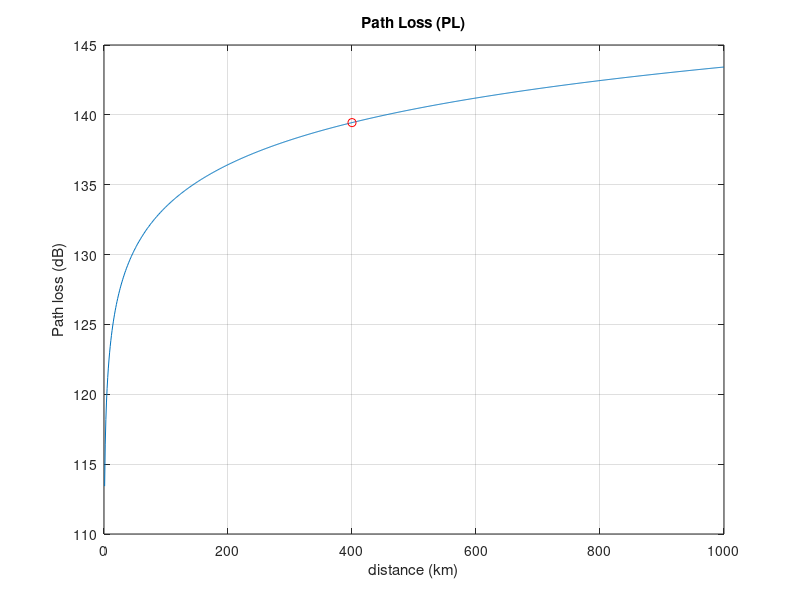
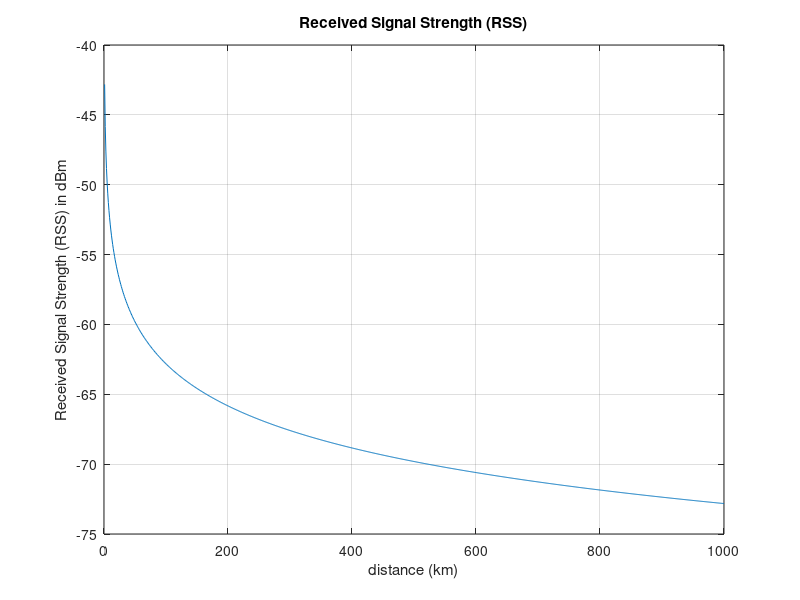
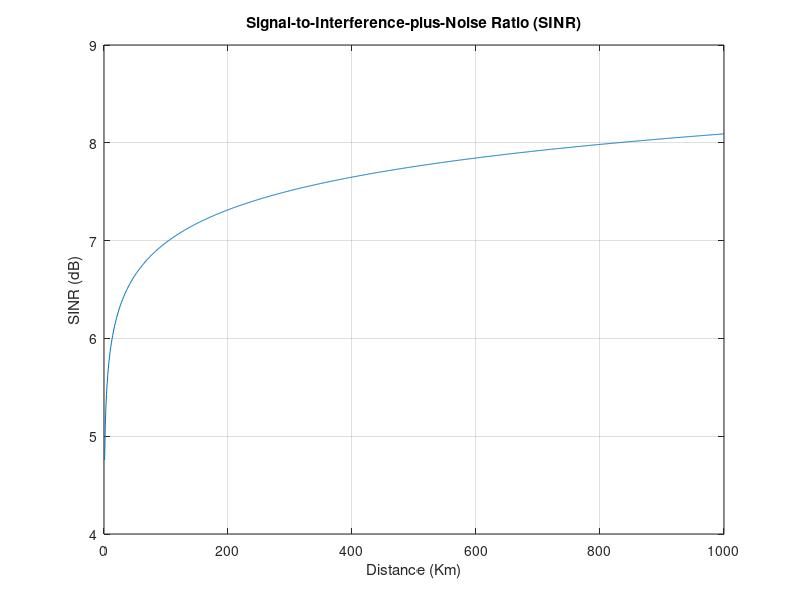
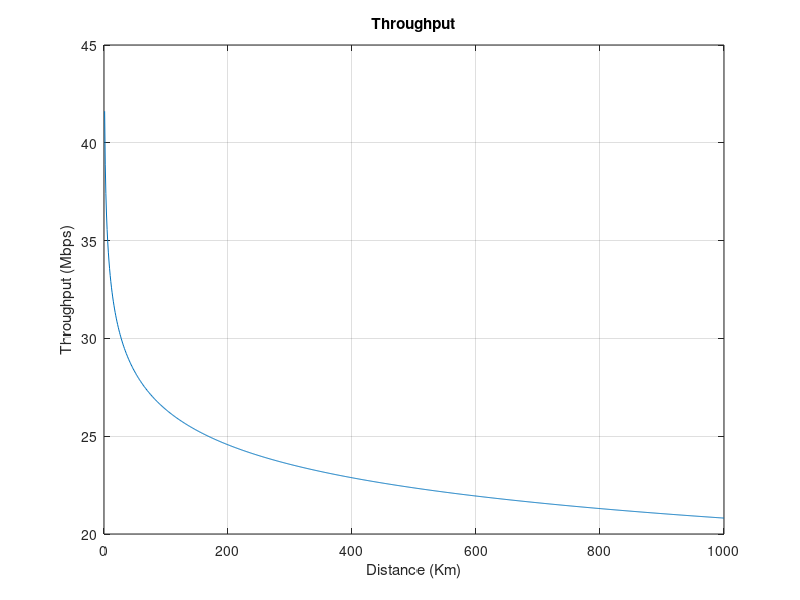

The MATLAB source for these figures, in order:
d=400;                                      
f=28;                                
h_t= 400;
h_r= 0.5;
gt=17;                                    
gr=15; 
L=3;
Gdt=6;
Gdr=3;
G=32;
%segma_g = 0.01;%موصلية الارض
%alpha_0 = 8.854 *10^(-12); %معامل الفراغ
f_c =28;

D=linspace(1,1000,1000);

PL_ref = 20*log10(d) + 20*log10(f) + 10*log10(D) + 32.44; %Pathloss refrence 

F_antenna =20*log10(h_t) + 20*log10(h_r) - 44.49;

%F_antenna= 20*log10(1 + (h_t*h_r / d ^ 2) ^ 2);قانون ثاني 

F_diff = 10*log10(1 + (h_t*h_r / d ^ 2) ^ 2);

%F_ground = 20*log10(1-(segma_g/alpha_0*f_c)^ 0.5);

PL_total = PL_ref + F_antenna + F_diff  ;

plot(D,PL_ref)
xlabel('distance (km)' )
ylabel('Path loss (dB)')
title('Path Loss (PL)');
grid on
red_point_distance = 400;
red_point_PL_ref = 20*log10(d) + 20*log10(f)+ 10*log10(red_point_distance) + 32.44;
hold on
plot(red_point_distance, red_point_PL_ref, 'ro'); 
hold off

%Calculate Rss [dBm]
Pt = 40; % Transmitted power in watts
RSS=10 * log10(Pt) + 10 * log10(G * (h_t)) + 10 * log10(G * (h_r))- (PL_total - L) ;
%RSS=10*log10( Pt +PL_total + gt - gr);
%RSS =10*log10( Pt-PL_total+gr*(h_r)+gt*(h_t)-L);  %افضل قانون من ناحية مخرجات الرسمة واتجاة السهم 
%RSS=10*log10(Pt)+10*log10(h_t)+10*log10(h_r)-(PL_total)-L;
figure;
plot(D,RSS)
xlabel('distance (km)');
ylabel('Received Signal Strength (RSS) in dBm');
title('Received Signal Strength (RSS)');
grid on;

     
%Calculate SINR [dBm] 
N=6; %defult value 
IP=3;%defult value
SINR=(-RSS/(N+IP));
D=linspace(1,1000,1000);
figure;
plot(D, SINR)
title('Signal-to-Interference-plus-Noise Ratio (SINR)');
xlabel('Distance (Km)');
ylabel('SINR (dB)');
grid on;

%Calculate Throughput [dBm]
B=10;
efc=0.7;
M=4;
R_C=2;
D=linspace(1,1000,1000);
Throughput=B*10*log2(1+(10.^(-SINR/10)));
%Throughput= B * efc * log2(1 + abs(SINR)/(N + IP)) * R_C;
%Throughput=( B *log2(1 + SINR/N));
%Throughput=(B*efc*log2(1+SINR));
%Throughput=10*log10 (B *efc* log2(M) * R_C);
figure;
plot(D, Throughput)
title('Throughput');
xlabel('Distance (Km)');
ylabel('Throughput (Mbps)');
grid on;